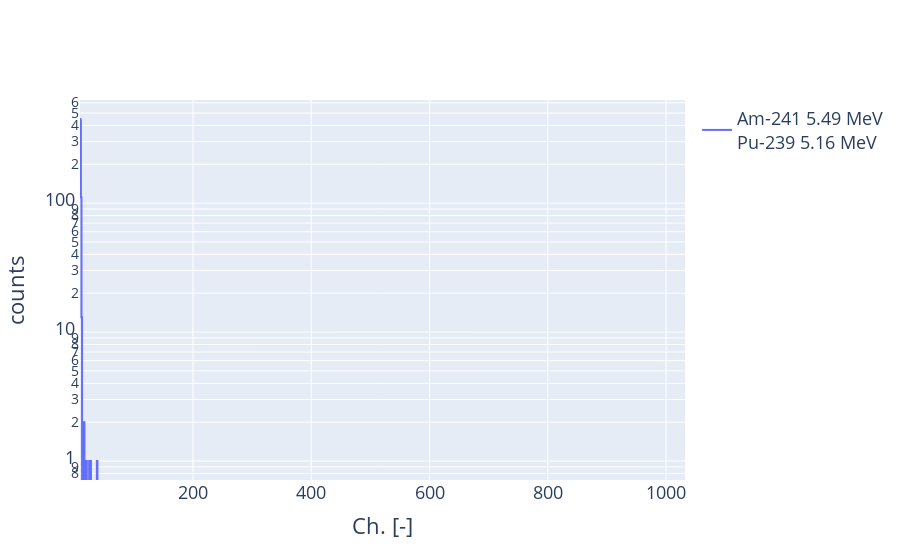

Source (notebook cell):
### Code cell
SWITCH_ON_TIMES = ['2023-04-24 00:00']

l=[]
l.extend(range(0,1033))

df = pd.read_csv(fto, sep=',', header=None, names=l, comment='*', low_memory=False)
df = df.reset_index(drop=True)
print(f)

df[2] = df[2].apply(pd.to_numeric, errors='coerce')

df['runtime'] = np.nan
df.loc[df[0]=='$HIST','seconds'] = df.loc[df[0]=='$HIST',2]
df.loc[df[0]=='$DOS','seconds'] = 0
df['runtime'] = df['seconds'].diff() * -1
rc = df

rc['run'] = SWITCH_ON_TIMES[0]

rc[2] = pd.to_numeric(rc[2])
rc['time'] = pd.to_datetime(rc.run) + pd.to_timedelta(rc[2], unit='s')
rc.set_index(rc['time'], drop=False, inplace=True)
#rc = rc.loc['2023-04-24 00:02:00':]

FIRST_CHANNEL = 9

ener = rc.iloc[:,FIRST_CHANNEL:1033].sum()

coef3 = np.array([0.,0.])
coef3[1] = 0.0146
coef3[0] = 0.060

#0.034 MeV + ch * 0.016 MeV

print (coef3[0], coef3[1])

e3 = pd.DataFrame()
e3['1'] = ener
e3['i'] = ener.index
e3['x'] = (e3['i'].astype(float)-FIRST_CHANNEL) * coef3[1] + coef3[0]

    
data = [
    go.Scatter(
        x=e3['i'],
        y=e3['1'],
        name='Am-241 5.49 MeV<br>Pu-239 5.16 MeV',
        yaxis='y',
        line=dict(
        shape='hvh'
        )
    )    
    ]

layout = go.Layout(
    #title='LABDOS',
    yaxis=dict(
        title='counts',
        type='log',
        #range = [0,40000]
    ),
    xaxis=dict(
        title='Ch. [-]',
    )
)

fig = go.Figure(data=data, layout=layout)
fig.update_layout(showlegend=True, font=dict(size=18))
fig.show()

### Figure 1 — Plotly figure (JSON) as saved in the notebook; plotly's stock layout.template omitted (floating-point values rounded to 4 significant figures; data arrays with more than 128 entries replaced by an {"elided": "..."} marker saying what was removed)
{"data": [{"line": {"shape": "hvh"}, "name": "Am-241 5.49 MeV<br>Pu-239 5.16 MeV", "type": "scatter", "x": {"elided": "1024 int values"}, "y": {"elided": "1024 int values"}, "yaxis": "y"}], "layout": {"autosize": true, "font": {"size": 18}, "showlegend": true, "xaxis": {"autorange": true, "range": [9, 1032], "title": {"text": "Ch. [-]"}, "type": "linear"}, "yaxis": {"autorange": true, "range": [-0.1473, 2.8], "title": {"text": "counts"}, "type": "log"}}}
